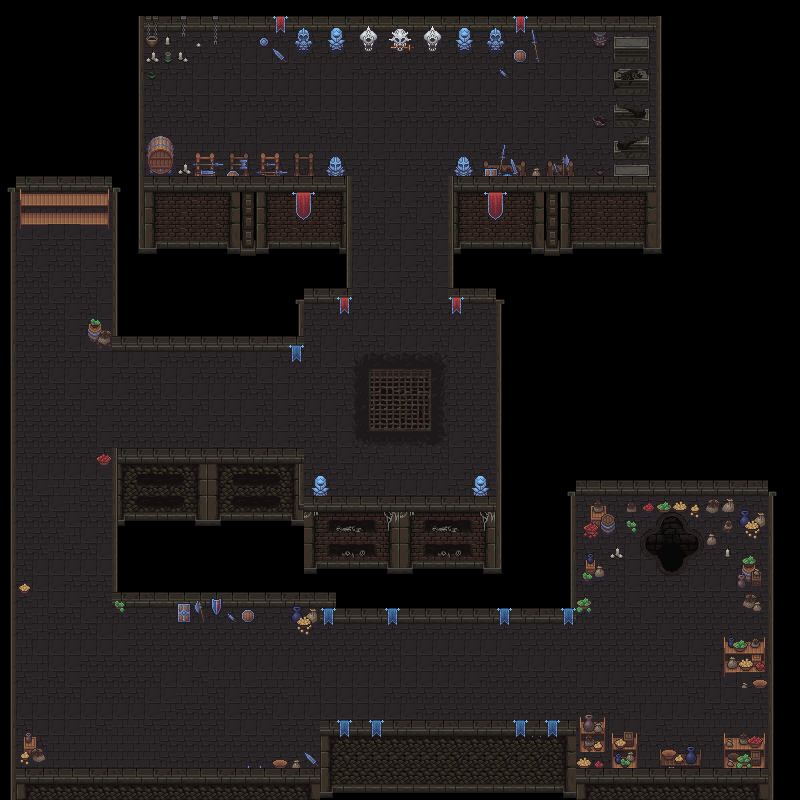

Tiled map render using the project's own tile images. Description and the map definition, with tile-layer contents summarised, below:
An orthogonal 50x50 tile map with 16x16 px tiles, 5 tile layers (Tile Layer 1, Tile Layer 4, Tile Layer 3, Tile Layer 5, ...), 4 tilesets.

<map version="1.10" tiledversion="1.11.2" orientation="orthogonal" renderorder="right-down" width="50" height="50" tilewidth="16" tileheight="16" infinite="0" nextlayerid="7" nextobjectid="1">
 <tileset firstgid="1" source="mainlevbuild.tsx" />
 <tileset firstgid="2561" source="decorative.tsx" />
 <tileset firstgid="2817" source="Other_objects.tsx" />
 <tileset firstgid="2971" source="supplies_objects.tsx" />
 <layer id="1" name="Tile Layer 1" width="50" height="50">
  <data>[2500 cells, 1198 non-empty, 31 distinct tile ids]</data>
 </layer>
 <layer id="4" name="Tile Layer 4" width="50" height="50">
  <data>[2500 cells, 202 non-empty, 60 distinct tile ids]</data>
 </layer>
 <layer id="3" name="Tile Layer 3" width="50" height="50">
  <data>[2500 cells, 480 non-empty, 89 distinct tile ids]</data>
 </layer>
 <layer id="5" name="Tile Layer 5" width="50" height="50">
  <data>[2500 cells, 43 non-empty, 15 distinct tile ids]</data>
 </layer>
 <layer id="6" name="Tile Layer 6" width="50" height="50">
  <data>[2500 cells, 325 non-empty, 250 distinct tile ids]</data>
 </layer>
</map>
